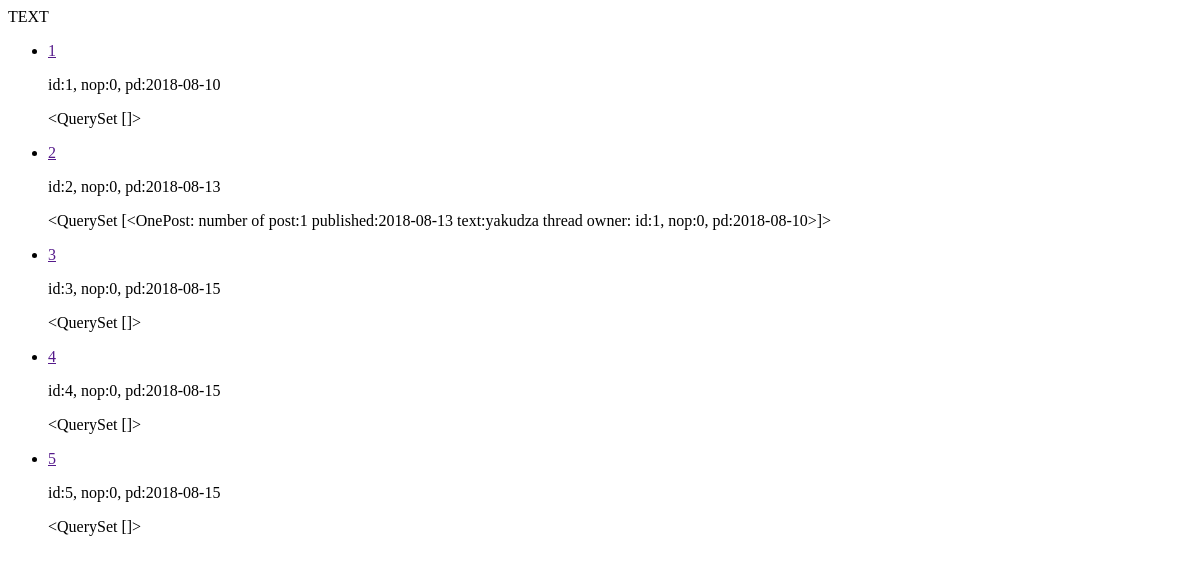
The app's page /threads/, older data.
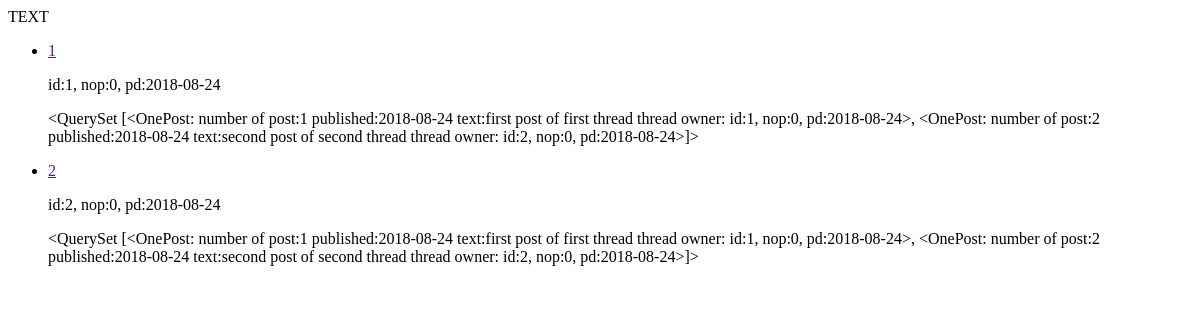
The same page, newer data.
### threads/models.py (models this page shows)
class Thread(models.Model):
    number_of_OnePost = models.IntegerField(default = 0)
    published_date = models.DateField()
    def __str__(self):
        return 'id:%d, nop:%d,  pd:%s' % (self.id, self. number_of_OnePost, self.published_date)

class OnePost(models.Model):
    text = models.CharField(max_length=2048)
    published_date = models.DateField()
    thread = models.ForeignKey(Thread, on_delete = models.CASCADE)
    number_of_replies = models.IntegerField()
    def __str__(self):
        return "number of post:%d published:%s text:%s thread owner: %s" % (self.id, self.published_date, self.text, self.thread)
    class Meta:
        verbose_name_plural = "Posts"

### threads/views.py (the view)
# urls.py: path('', views.index, name='index'),
def index(request):
    thread_list = Thread.objects.all()
    dic = dict()
    posts_list = []
    for thread in Thread.objects.all():
        posts_list += OnePost.objects.filter(thread_id = thread.id)
        dic.update({thread: OnePost.objects.filter(published_date = thread.published_date)})
    context = {'thread_list_all': thread_list, 'dic' : dic }
    return render(request, 'threads/index.html',context)

### threads/templates/threads/index.html
<p>TEXT</p>
{% if thread_list_all %}
	{% for thread, post  in dic.items %}
		<ul>
            <li><a  href="{{thread.url}}">{{thread.id}}</a>
                <p>{{thread}}</p>
                <p>{{post}}
			</li>
		</ul>
	{% endfor %}
{% endif %}

Row changes from the older to the newer data that the page shows:
removed Thread: id "3", id+number_of_OnePost+published_date "id:3, nop:0, pd:2018-08-15", post "<QuerySet []>"
removed Thread: id "4", id+number_of_OnePost+published_date "id:4, nop:0, pd:2018-08-15", post "<QuerySet []>"
removed Thread: id "5", id+number_of_OnePost+published_date "id:5, nop:0, pd:2018-08-15", post "<QuerySet []>"
changed Thread id 1: id+number_of_OnePost+published_date "id:1, nop:0, pd:2018-08-10" → "id:1, nop:0, pd:2018-08-24"; id+number_of_OnePost+published_date "<QuerySet []>" → "<QuerySet [<OnePost: number of post:1 published:2018-08-24 text:first post of first thread thread owner: id:1, nop:0, pd:2018-08-24>, <OnePost: number of post:2 published:2018-08-24 text:second post of second thread thread owner: id:2, nop:0, pd:2018-08-24>]>"
changed Thread id 2: id+number_of_OnePost+published_date "id:2, nop:0, pd:2018-08-13" → "id:2, nop:0, pd:2018-08-24"; id+number_of_OnePost+published_date "<QuerySet [<OnePost: number of post:1 published:2018-08-13 text:yakudza thread owner: id:1, nop:0, pd:2018-08-10>]>" → "…[<OnePost: number of post:1 published:2018-08-24 text:first post of first thread thread owner: id:1, nop:0, pd:2018-08-24>, <OnePost: number of post:2 published:2018-08-24 text:second post of second thread thread owner: id:2, nop:0, pd:2018-08-24>]>"
